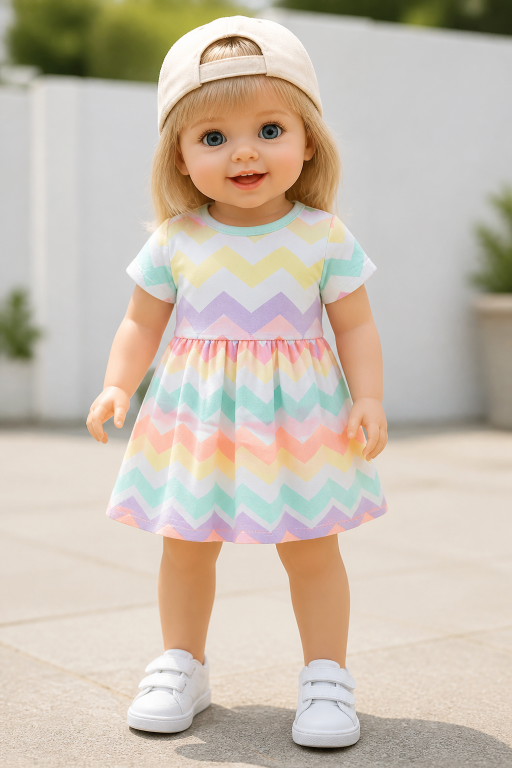
#> input picture assets/photo/placeholder_child.png, 1024 x 1536 px (shown at 1/2 size); its folder holds only this picture in this run
$ python -i artwork.py   (imports and definitions only)
#> lines starting #> are read from the running program, lines starting #| are printed output that depends on the picture
"""Builds the static artwork: the card panel, the ribbon and the photo/shell stack."""

from __future__ import annotations

import math
from dataclasses import dataclass

import numpy as np
from PIL import Image, ImageDraw, ImageFilter
from scipy import ndimage

from . import palette as P
from .config import ART, Config
from .imaging import (
    apply_mask,
    chroma_key,
    drop_shadow,
    linear_gradient,
    outer_glow,
    radial_gradient,
    remove_background,
    ring_mask,
    scalloped_mask,
    trim,
)
from .textfx import core_alpha, fit_font, load_font, paragraph, render_text, text_width

CARD_RECT = (95, 356, 985, 1215)  # x0, y0, x1, y1 on the 1080x1920 canvas
CARD_PAD_X = 66

# Where the clam shell sits. The child sits on the bowl rather than inside it,
# so only the bottom rim is drawn in front of the figure.
SHELL_HEIGHT = 568
SHELL_BOTTOM = 1806
SHELL_SPLIT = 0.88  # everything below this fraction is drawn in front


@dataclass
class Layer:
    """A positioned sprite. ``key`` is what the timeline animates."""

    key: str
    image: Image.Image
    x: int
    y: int
    anchor: str = "topleft"  # or "center"

    # [114 lines left out: functions origin, build_card_panel, build_ribbon, not called in this run]


# --------------------------------------------------------------------------- #
#  Card text
# --------------------------------------------------------------------------- #
@dataclass
class Shine:
    """A gloss band swept across the name; evaluated per frame."""

    mask: np.ndarray  # float32 [h, w], 0..1
    pos: tuple[int, int]  # top-left on the canvas


# [193 lines left out: functions build_card_text, _build_occasion, _build_crown, _build_rule, _build_details, _build_column_separator, not called in this run]


# --------------------------------------------------------------------------- #
#  Photo + clam shell
# --------------------------------------------------------------------------- #
@dataclass
class PhotoStack:
    shell_back: Image.Image
    subject: Image.Image
    shell_front: Image.Image
    shell_pos: tuple[int, int]
    subject_pos: tuple[int, int]
    front_pos: tuple[int, int]


# [110 lines left out: functions build_photo_stack, _prepare_subject, _apply_source_crop, _largest_blob, not called in this run]


GLOW_PAD = 24  # room for the rim light, so it never hits the sprite's edge

# Ambient colour of the scene, used to tint the cut-out so it does not read as a
# brightly lit sticker pasted onto dark water.
WATER_TINT = (96, 176, 224)


# [34 lines left out: function _grade_to_scene, not called in this run]


def _polish_cutout(img: Image.Image) -> Image.Image:
    """Tidy the matte edge and add a faint rim light so the cutout sits in the scene."""
    arr = np.asarray(img, np.uint8).copy()
    alpha = Image.fromarray(arr[..., 3], "L")
    # Contract slightly to remove any halo from the original background, then soften.
    alpha = alpha.filter(ImageFilter.MinFilter(3)).filter(ImageFilter.GaussianBlur(0.9))
    arr[..., 3] = np.asarray(alpha, np.uint8)
    cleaned = Image.fromarray(arr, "RGBA")

    # Pad first: a glow generated flush with the border gets clipped into a
    # visible rectangle as soon as the sprite is drawn semi-transparent.
    size = (cleaned.width + 2 * GLOW_PAD, cleaned.height + 2 * GLOW_PAD)
    padded_alpha = Image.new("L", size, 0)
    padded_alpha.paste(alpha, (GLOW_PAD, GLOW_PAD))

    out = Image.new("RGBA", size, (0, 0, 0, 0))
    out.alpha_composite(outer_glow(padded_alpha, (170, 240, 255, 130), 10, 0.85, spread=2))
    out.alpha_composite(cleaned, (GLOW_PAD, GLOW_PAD))
    return out


# [86 lines left out: functions _add_mermaid_tail, _feather_bottom, _top_transparent_rows, not called in this run]


# --------------------------------------------------------------------------- #
#  Swimming decorations
# --------------------------------------------------------------------------- #
def scale_to_height(img: Image.Image, height: int) -> Image.Image:
    w = max(1, round(img.width * height / img.height))
    return img.resize((w, height), Image.LANCZOS)


def load_seahorse(height: int = 300) -> Image.Image:
    img = trim(chroma_key(Image.open(ART / "seahorse.png")), pad=2)
    return scale_to_height(img, height)


# [36 lines left out: functions load_fishes, load_background, not called in this run]

>>> import cv2
>>> picture = cv2.imread('../assets/photo/placeholder_child.png', cv2.IMREAD_GRAYSCALE)
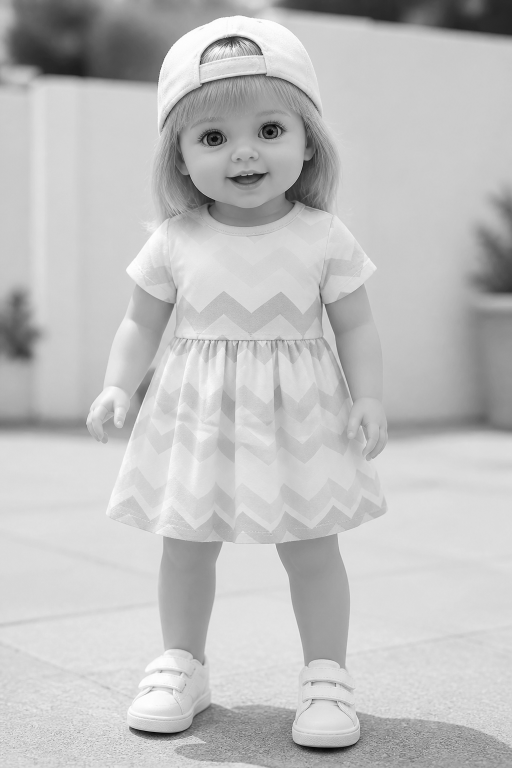
#> picture: shape (1536, 1024) (shown at 1/2 size); min 0, max 255, mean 191.5
#> (the run stopped early here; a loop or call above may not have finished)
